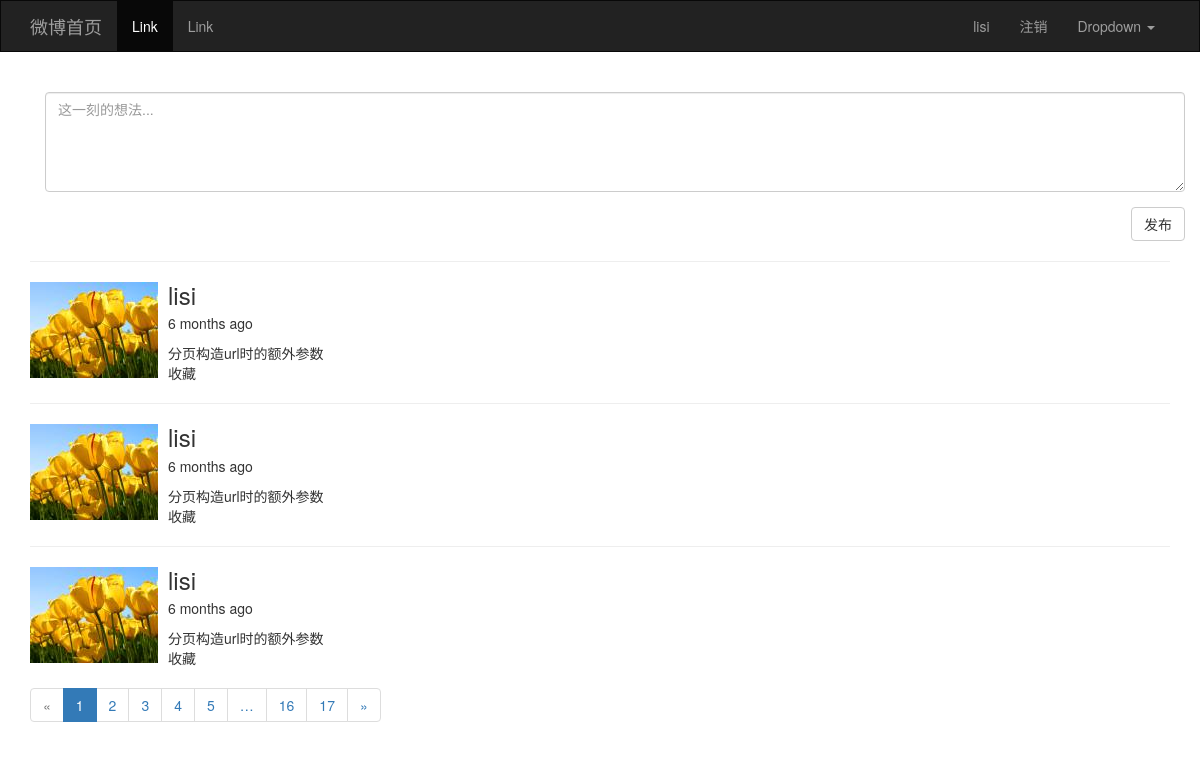
/index/ (signed in), run on the app's committed database.
### app/models/users.py (models this page shows, shortened)
class User(UserMixin, db.Model):
    __tablename__ = 'users'
    id = db.Column(db.Integer, primary_key=True)
    username = db.Column(db.String(32), unique=True)
    password_hash = db.Column(db.String(256))
    email = db.Column(db.String(64), unique=True)
    confirmed = db.Column(db.Boolean, default=False)
    icon = db.Column(db.String(64), default='default.jpg')
    posts = db.relationship('Post', backref='user', lazy='dynamic')
    favorites = db.relationship('Post', secondary='collections',
                                backref=db.backref('users', lazy='dynamic'),
                                lazy='dynamic')
    def is_favorite(self, pid):
        favorites = self.favorites.all()
        posts = list(filter(lambda p: p.id == pid, favorites))
        if len(posts) > 0:
            return True
        return False
    @property
    def password(self):
        raise AttributeError('密码不能直接访问')

### app/models/posts.py (models this page shows)
class Post(db.Model):
    __tablename__ = 'posts'
    id = db.Column(db.Integer, primary_key=True)
    content = db.Column(db.Text)
    timestamp = db.Column(db.DateTime, default=datetime.utcnow)
    rid = db.Column(db.Integer, default=0)
    uid = db.Column(db.Integer, db.ForeignKey('users.id'))

### app/views/main.py (the view)
@main.route('/index/', methods=['GET', 'POST'])
def index():
    form = PostForm()
    if form.validate_on_submit():
        user = current_user._get_current_object()
        post = Post(content=form.content.data, user=user)
        db.session.add(post)
        form.content.data = ''
        flash('发布成功')
    pagination = Post.query.filter_by(rid=0).order_by(Post.timestamp.desc()).paginate(per_page=3, max_per_page=8, error_out=False)
    posts = pagination.items
    return render_template('common/index.html', form=form, posts=posts, pagination=pagination)

### app/forms/posts.py
class PostForm(FlaskForm):
    content = TextAreaField('', render_kw={'style': 'height:100px','placeholder': '这一刻的想法...'}, validators=[Length(4,200,message='说话要注意分寸')])
    submit = SubmitField('发布', render_kw={'style': 'float:right'})

### app/models/users.py (called while the page is built)
@login_manager.user_loader
def load_user(uid):
    user = User.query.get(int(uid))
    return user

### app/templates/common/index.html (shortened to what this page needs)
{% extends 'common/base.html' %}
{% from 'macro.html' import show_pagination %}
{% block page_content %}
    <div class="container">
    {{ wtf.quick_form(form) }}
    </div>
    {% for post in posts %}
        <hr>
        <div class="media">
            <div class="media-left">
                <a href="#">
                    <img class="media-object" src="{{ url_for('static',filename='upload/'+ post.user.icon) }}" alt="头像">
                </a>
            </div>
            <div class="media-body">
                <h3 class="media-heading">{{ post.user.username }}</h3>
                <p>{{ moment(post.timestamp).fromNow() }}</p>
                {{ post.content }}
                {% if current_user.is_authenticated %}
                    <div class="collect" url="{{ url_for('users.collect', pid=post.id) }}" style="cursor: pointer">{% if current_user.is_favorite(post.id) %}取消收藏{% else %}收藏{% endif %}</div>
                {% endif %}
            </div>
        </div>
    {% endfor %}
    {{ show_pagination(pagination, 'main.index') }}
{% endblock %}

### app/templates/common/base.html (shortened to what this page needs)
{% extends 'bootstrap/base.html' %}
{% import 'bootstrap/wtf.html' as wtf %}
{% block head %}
    {{ super() }}
{% endblock %}
{% block navbar %}
    <nav class="navbar navbar-inverse" style="border-radius: 0px;">
        <div class="container">
            <div class="navbar-header">
                <a class="navbar-brand" href="{{ url_for('main.index') }}">微博首页</a>
            </div>
            <div class="collapse navbar-collapse" id="bs-example-navbar-collapse-1">
                <ul class="nav navbar-nav">
                    <li class="active"><a href="#">Link <span class="sr-only">(current)</span></a></li>
                    <li><a href="#">Link</a></li>
                </ul>
                <ul class="nav navbar-nav navbar-right">
                    {% if current_user.is_authenticated %}
                        <li><a href="{{ url_for('users.profile') }}">{{ current_user.username }}</a></li>
                        <li><a href="{{ url_for('users.logout') }}">注销</a></li>
                    {% else %}
                        <li><a href="{{ url_for('users.login') }}">登录</a></li>
                        <li><a href="{{ url_for('users.register') }}">注册</a></li>
                    {% endif %}
                    <li class="dropdown">
                        <a href="#" class="dropdown-toggle" data-toggle="dropdown" role="button" aria-haspopup="true"
                           aria-expanded="false">Dropdown <span class="caret"></span></a>
                    </li>
                </ul>
            </div>
        </div>
    </nav>
{% endblock %}
{% block content %}
    <div class="container">
        {% block page_content %}
        {% endblock %}
    </div>
{% endblock %}
{% block styles %}
    {{ super() }}
{% endblock %}

### data on the page
User: username "lisi"
Post: icon (picture), user.username "lisi", timestamp "6 months ago", content "分页构造url时的额外参数", shows "收藏"
Post: icon (picture), user.username "lisi", timestamp "6 months ago", content "分页构造url时的额外参数", shows "收藏"
Post: icon (picture), user.username "lisi", timestamp "6 months ago", content "分页构造url时的额外参数", shows "收藏"

### other printed values
{{ page }} "1" "2" "3" "4" "5" "16" "17"
